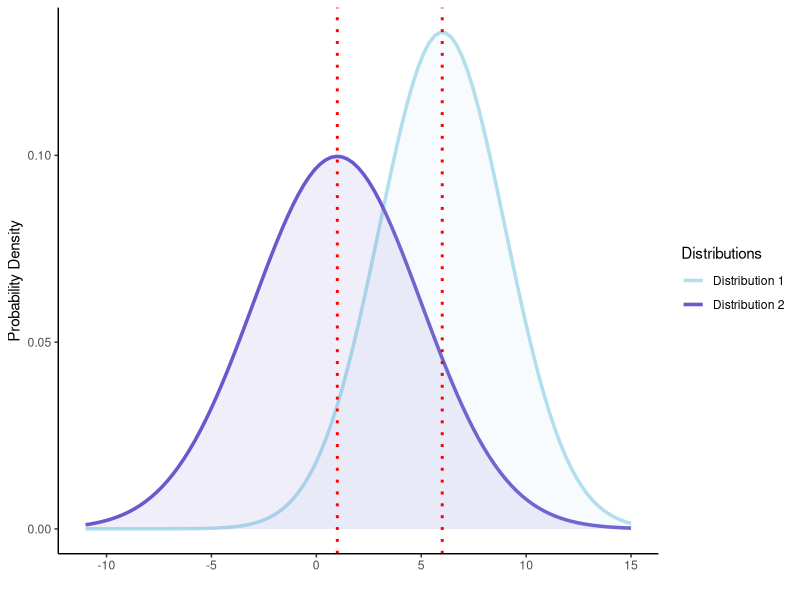

Recreate this plot in R.
if(!require(ggplot2)){install.packages('ggplot2')}
library(ggplot2)

# code should work as long as standard deviation is positive; means can be positive or negative
# assumption is that each group has 100 subjects
# two tailed test

mean1 <- 6
sd1 <- 3

mean2 <- 1
sd2 <- 4

# defining upper and lower boundaries for x axis

upper_x_possible_1 <- mean1+3*sd1
upper_x_possible_2 <- mean2+3*sd2

if(upper_x_possible_1 > upper_x_possible_2){
  upper_x <- upper_x_possible_1
} else {
  upper_x <- upper_x_possible_2
}

lower_x_possible_1 <- mean1-3*sd1
lower_x_possible_2 <- mean2-3*sd2 

if(lower_x_possible_1 < lower_x_possible_2) {
  lower_x <- lower_x_possible_1
} else {
  lower_x <- lower_x_possible_2
}

# creating the distributions

dis_1 <- ggplot(data.frame(x=c(lower_x,upper_x)),aes(x=x))
dis_2 <- dis_1 + stat_function(fun=dnorm, size=1.2, args=list(mean=mean1, sd=sd1), aes(col="Distribution 1"))
dis_3 <- dis_2 + stat_function(fun=dnorm, size=1.2, args=list(mean=mean2, sd=sd2), aes(col="Distribution 2"))
dis_4 <- dis_3 + theme_classic()
dis_5 <- dis_4 + scale_colour_manual("Distributions", values= c("lightblue2","slateblue3"))

# creating functions to shade regions 

ShadeRegion1 <- function(x) {
  y <- dnorm(x, mean=mean1, sd=sd1)
  return(y)
}

ShadeRegion2 <- function(x) {
  y <- dnorm(x, mean=mean2, sd=sd2)
  return(y)
}

# calculating t value and critical value

variance_1 <- sd1^2
variance_2 <- sd2^2

mean_dif <- mean1-mean2
sample_error_sum <- sqrt(variance_1/100 + variance_2/100)
t_value <- mean_dif/sample_error_sum
critical_value <- qt(p=.05/2, df=198, lower.tail=FALSE)

# shading regions and fixing labels

dis_6 <- dis_5 + stat_function(fun=ShadeRegion1, geom= "area", fill="lightblue2", alpha=0.1)
dis_7 <- dis_6 + stat_function(fun=ShadeRegion2, geom= "area", fill="slateblue3", alpha=0.1)
dis_8 <- dis_7 + xlab("") + ylab("Probability Density")

# vertical lines represent the means; will turn red if you can reject the null and green if you cannot 

if(abs(t_value)>=critical_value) {
  dis_9 <- dis_8 + geom_vline(xintercept=mean1, lty="dotted", col="red", size=1)
  dis_10 <- dis_9 + geom_vline(xintercept=mean2, lty="dotted", col="red", size=1)
  dis_10
} else {
  dis_9 <- dis_8 + geom_vline(xintercept=mean1, lty="dotted", col="green", size=1)
  dis_10 <- dis_9 + geom_vline(xintercept=mean2, lty="dotted", col="green", size=1)
  dis_10
}